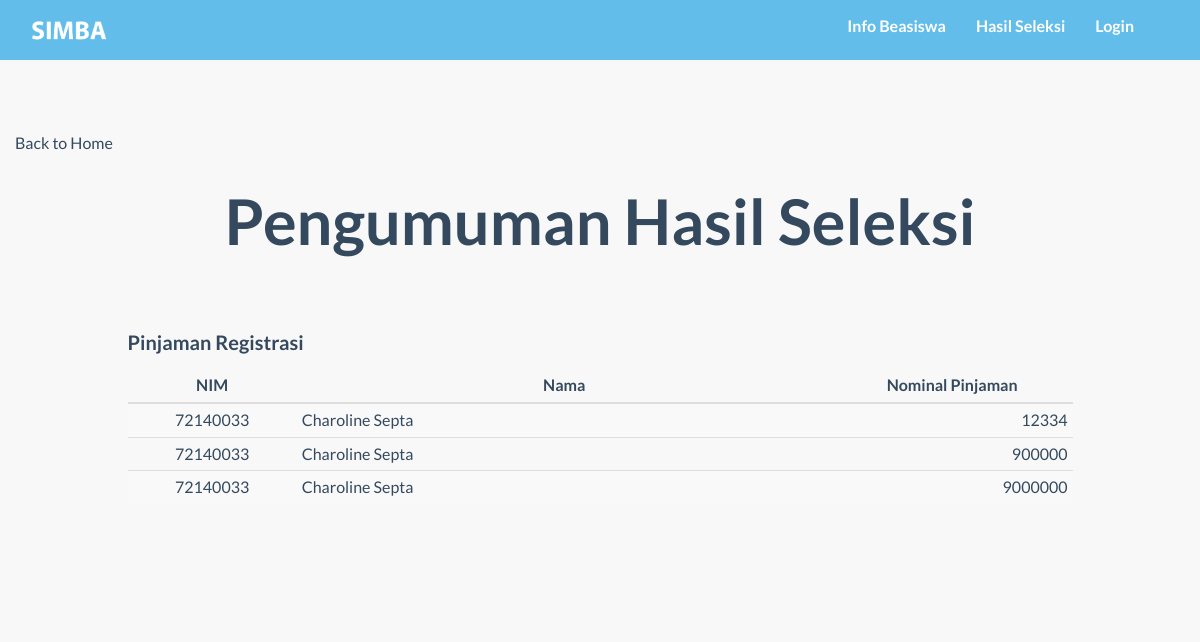
The page /detail_seleksi.php?id=P01 on the database as committed earlier.
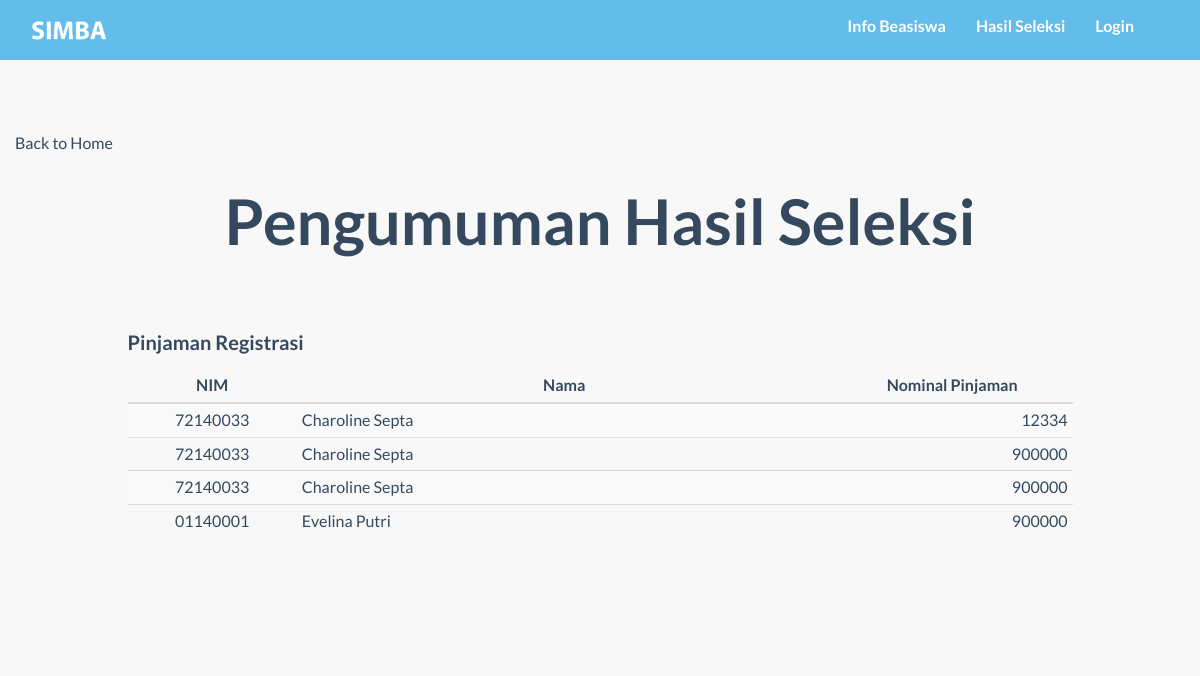
The same page on the database as committed later.
### tables this page shows
CREATE TABLE `pendaftaran` (
  `kd_daftar` int(8) NOT NULL,
  `nim` char(8) NOT NULL,
  `kd_bsw` char(3) NOT NULL,
  `tgl_daftar` timestamp NOT NULL DEFAULT CURRENT_TIMESTAMP,
  `nominal_pengajuan` int(11) NOT NULL,
  `nominal_disetujui` int(11) DEFAULT NULL,
  `sisa_pinjaman` int(11) DEFAULT NULL
);

CREATE TABLE `mahasiswa` (
  `NIM` char(8) NOT NULL,
  `kd_prodi` char(2) NOT NULL,
  `nama_mhs` varchar(99) NOT NULL,
  `gender` char(1) NOT NULL,
  `tgl_lahir` date NOT NULL,
  `email` varchar(99) NOT NULL,
  `alamat` varchar(999) NOT NULL,
  `kode_pos` char(5) NOT NULL,
  `no_telp` char(12) NOT NULL,
  `total_sks` int(11) NOT NULL
);

### detail_seleksi.php (the view, shortened to what this page needs)
<?php
include("function/koneksi.php");
?>
<html>
<head>
  <link href="css/bootstrap.min.css" rel="stylesheet">
  <link rel="stylesheet" href="https://maxcdn.bootstrapcdn.com/bootstrap/3.3.7/css/bootstrap.min.css">
  <link href="font-awesome/css/font-awesome.min.css" rel="stylesheet">
  <link href="css/general.css" rel="stylesheet">
  <link href="css/custom.css" rel="stylesheet">
  <link href="css/owl.carousel.css" rel="stylesheet">
  <link href="css/owl.theme.css" rel="stylesheet">
  <link href="css/style.css" rel="stylesheet">
  <link href="css/animate.css" rel="stylesheet">
  <link rel="stylesheet" href="css/magnific-popup.css">
</head>
<body class="content-section-a">
  <nav class="navbar-default" role="navigation" style="position: fixed; top: 0px;">
    <div class="container">
      <a class="" href="index.php">
        <img src="img/logo2.png" height="45px" style="margin-top:8px; margin-left:0" id="logo"/>
      </a>
      <div class="collapse navbar-collapse navbar-right navbar-ex1-collapse stuckMenu">
        <ul class="nav navbar-nav">
          <li class="menuItem"><a href="index.php#infoBeasiswa">Info Beasiswa </a></li>
          <li class="menuItem"><a href="index.php#hasilSeleksi">Hasil Seleksi </a></li>
          <?php
          if(isset($_SESSION['login_user'])){
            $username= $_SESSION['login_user'];
            echo'
            <li class="menuItem dropdown">
            <a class="dropdown-toggle" data-toggle="dropdown" href="#">'.$username.'<span class="caret"></span></a>
            <ul class="dropdown-menu">
            <li><a href="function/logout.php">Logout</a></li>
            </ul>
            </li>';
          } else {
            echo'<li class="menuItem"><a href="form_login.php">Login</a></li>';
          }
          ?>
        </ul>
      </div>
    </div>
  </nav>
  <div id="infoBeasiswa" class="content-section-a" style="border-top: 0; margin-top:-50;">
    <div class='container'>
      <div class="row">
        <a href="index.php#hasilSeleksi">Back to Home</a>
        <H2 class="text-center">Pengumuman Hasil Seleksi</H2>
        <br>
        <br>
        <div class="col-md-1"></div>
        <div class="col-md-10">
        <table class="table table-striped table-responsive table-condensed">
          <?php
            $kode_slk = $_GET['id'];
            $q0 = "SELECT * from beasiswa where kd_bsw='$kode_slk'";
            $squery = mysqli_query($koneksi,$q0);
            $row1 = mysqli_fetch_array($squery);
            echo'<h4>'.$row1['nama_bsw'].'</h4>';
          ?>
          <thead style="text-center">
            <tr>
              <th class="text-center"style="width:200">NIM</th>
              <th class="text-center"style="width:700">Nama</th>
              <th class="text-center"style="width:300">Nominal Pinjaman</th>
            </tr>
          </thead>
          <tbody>
            <?php
            $q1 = "SELECT * from pendaftaran natural join mahasiswa where nominal_disetujui is not null and kd_bsw='$kode_slk'";
            $squery = mysqli_query($koneksi,$q1);
            while($row = mysqli_fetch_array($squery))
            {
            echo '
            <tr>
              <td class="text-center">'.$row['nim'].'</td>
              <td>'.$row['nama_mhs'].'</td>
              <td class="text-right">'.$row['nominal_disetujui'].'</td>
            </tr>';
            }
            ?>
          </tbody>
        </table>
        </div>
      </div>
    </div>
  </div>
</body>
</html>

Rows that differ between the two databases and show on the page:
changed pendaftaran (number 3 of 4 on the later page): nominal_disetujui "9000000" → "900000"
added pendaftaran: nim "01140001", nim.nama_mhs "Evelina Putri", nominal_disetujui "900000"
